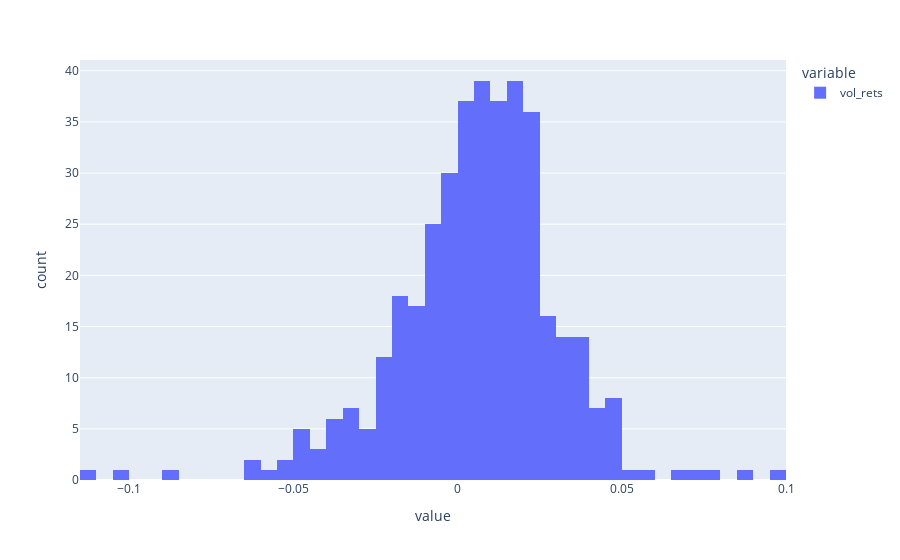

Here is the notebook cell this chart was saved with:
### Code cell
px.histogram(strategy_returns[['vol_rets']]).show()

### Figure 1 — Plotly figure (JSON) as saved in the notebook; plotly's stock layout.template omitted (floating-point values rounded to 4 significant figures; data arrays with more than 128 entries replaced by an {"elided": "..."} marker saying what was removed)
{"data": [{"alignmentgroup": "True", "bingroup": "x", "hovertemplate": "variable=vol_rets<br>value=%{x}<br>count=%{y}<extra></extra>", "legendgroup": "vol_rets", "marker": {"color": "#636efa", "pattern": {"shape": ""}}, "name": "vol_rets", "offsetgroup": "vol_rets", "orientation": "v", "showlegend": true, "type": "histogram", "x": {"elided": "390 float values"}, "xaxis": "x", "yaxis": "y"}], "layout": {"barmode": "relative", "legend": {"title": {"text": "variable"}, "tracegroupgap": 0}, "margin": {"t": 60}, "xaxis": {"anchor": "y", "domain": [0, 1], "title": {"text": "value"}}, "yaxis": {"anchor": "x", "domain": [0, 1], "title": {"text": "count"}}}}
